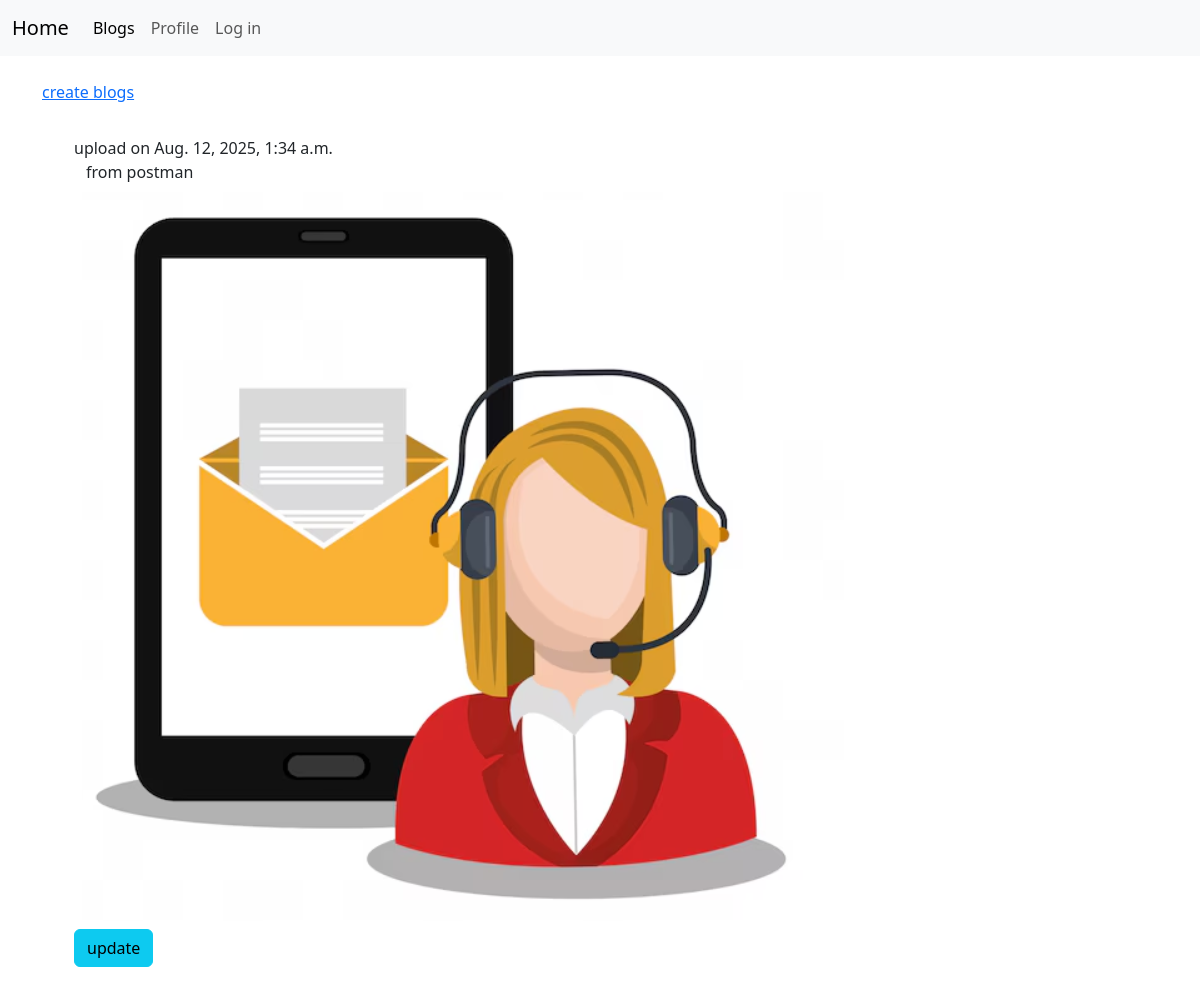
Page /blog/Blogsview/ (signed in) on the committed database.
### blog/models.py (models this page shows, shortened)
class Blogs(models.Model):
  blog_owner=models.ForeignKey(User,on_delete=models.CASCADE,related_name="blogs")
  blog_text=models.TextField()
  blog_img=models.ImageField(upload_to="blogs", blank=True,null=True)
  blog_upload_time=models.DateTimeField(auto_now_add=True)
  blog_last_upload_time=models.DateTimeField(auto_now=True)

### blog/views.py (the view)
# urls.py: path('Blogsview/', views.Blogsview, name="Blogsview"),
@login_required(login_url="home:login")
def Blogsview(request):
  myblogs=Blogs.objects.filter(blog_owner=request.user).order_by("-blog_upload_time")
  contex={"blogs":myblogs,"user":request.user}
  return render(request,"blog/blogs.html",context=contex)

### blog/templates/blog/blogs.html (shortened to what this page needs)
{% extends "./index.html" %} {% block title %} Blogs page {% endblock title %} {% block content %}
<a href="{% url 'home:blog:createblogview' %}">create blogs</a>
<div class="container p-4">
  {% for blog in blogs %}
  <div class="item p-2">
    upload on {{blog.blog_upload_time}}
    <div class="container">{{blog.blog_text}}</div>
    <div class="container p-2">
      {% if blog.blog_img %}
      <img src="{{blog.blog_img.url}}" alt="blog_img" />
      {% endif %}
    </div>
    <a href="{% url 'home:blog:updateblogview' pk=blog.id %}" class="btn btn-info">update</a>
  </div>
  {% endfor %}
</div>
{% endblock content %}

### rows in the picture
Blogs: blog_upload_time "Aug. 12, 2025, 1:34 a.m.", blog_text "from postman", blog_img (picture)
